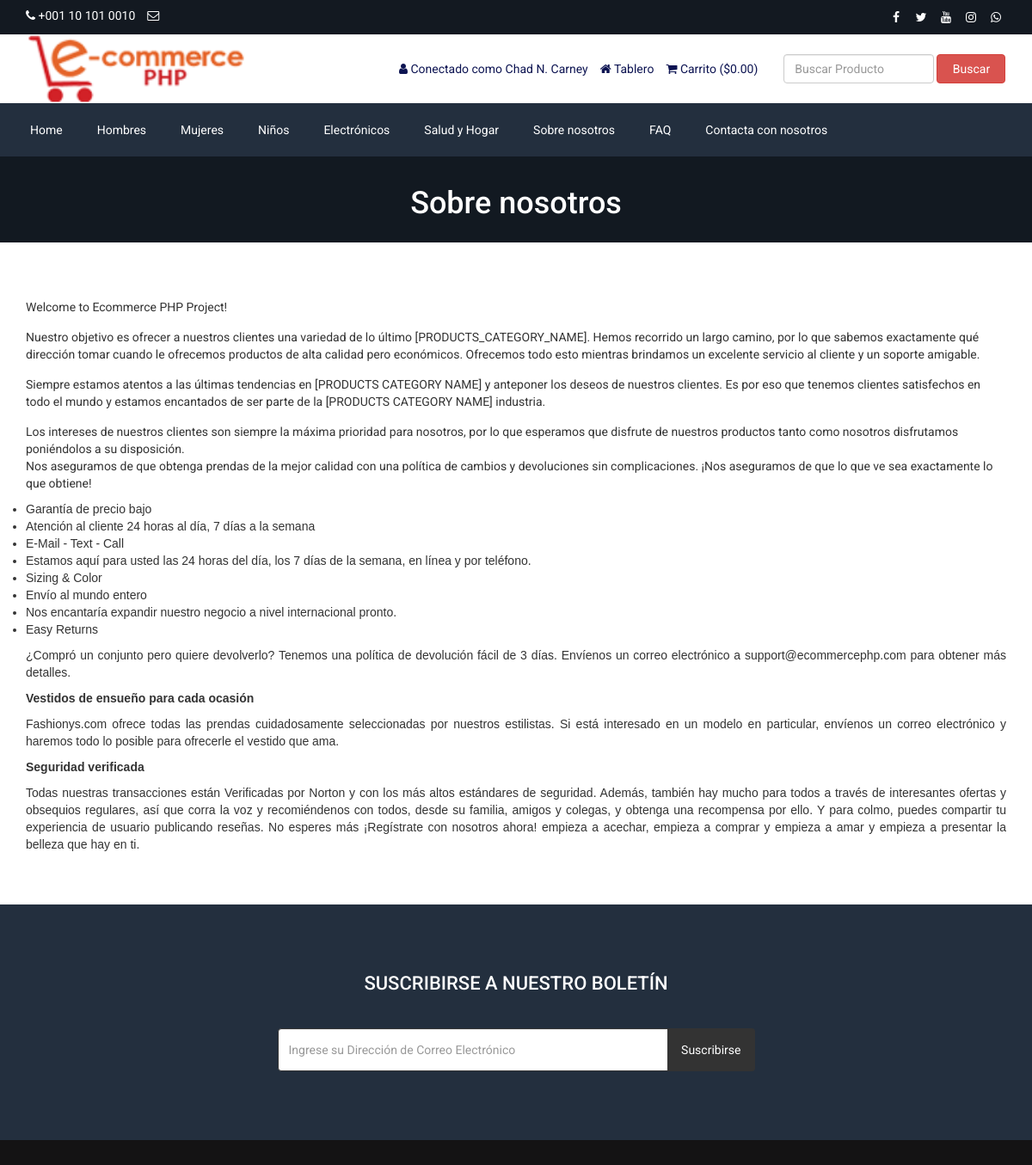
The app's page /about.php (signed in) with its own data.
### tables this page shows
CREATE TABLE `tbl_settings` (
  `id` int(11) NOT NULL,
  `logo` varchar(255) NOT NULL,
  `favicon` varchar(255) NOT NULL,
  `footer_about` text NOT NULL,
  `footer_copyright` text NOT NULL,
  `contact_address` text NOT NULL,
  `contact_email` varchar(255) NOT NULL,
  `contact_phone` varchar(255) NOT NULL,
  `contact_fax` varchar(255) NOT NULL,
  `contact_map_iframe` text NOT NULL,
  `receive_email` varchar(255) NOT NULL,
  `receive_email_subject` varchar(255) NOT NULL,
  `receive_email_thank_you_message` text NOT NULL,
  `forget_password_message` text NOT NULL,
  `total_recent_post_footer` int(10) NOT NULL,
  `total_popular_post_footer` int(10) NOT NULL,
  `total_recent_post_sidebar` int(11) NOT NULL,
  `total_popular_post_sidebar` int(11) NOT NULL,
  `total_featured_product_home` int(11) NOT NULL,
  `total_latest_product_home` int(11) NOT NULL,
  `total_popular_product_home` int(11) NOT NULL,
  `meta_title_home` text NOT NULL,
  `meta_keyword_home` text NOT NULL,
  `meta_description_home` text NOT NULL,
  `banner_login` text NOT NULL,
  `banner_registration` text NOT NULL,
  `banner_forget_password` text NOT NULL,
  `banner_reset_password` text NOT NULL,
  `banner_search` text NOT NULL,
  `banner_cart` text NOT NULL,
  `banner_checkout` text NOT NULL,
  `banner_product_category` text NOT NULL,
  `banner_blog` text NOT NULL,
  `cta_title` varchar(255) NOT NULL,
  `cta_content` text NOT NULL,
  `cta_read_more_text` varchar(255) NOT NULL,
  `cta_read_more_url` varchar(255) NOT NULL,
  `cta_photo` varchar(255) NOT NULL,
  `featured_product_title` varchar(255) NOT NULL,
  `featured_product_subtitle` varchar(255) NOT NULL,
  `latest_product_title` varchar(255) NOT NULL,
  `latest_product_subtitle` varchar(255) NOT NULL,
  `popular_product_title` varchar(255) NOT NULL,
  `popular_product_subtitle` varchar(255) NOT NULL,
  `testimonial_title` varchar(255) NOT NULL,
  `testimonial_subtitle` varchar(255) NOT NULL,
  `testimonial_photo` varchar(255) NOT NULL,
  `blog_title` varchar(255) NOT NULL,
  `blog_subtitle` varchar(255) NOT NULL,
  `newsletter_text` text NOT NULL,
  `paypal_email` varchar(255) NOT NULL,
  `stripe_public_key` varchar(255) NOT NULL,
  `stripe_secret_key` varchar(255) NOT NULL,
  `bank_detail` text NOT NULL,
  `before_head` text NOT NULL,
  `after_body` text NOT NULL,
  `before_body` text NOT NULL,
  `home_service_on_off` int(11) NOT NULL,
  `home_welcome_on_off` int(11) NOT NULL,
  `home_featured_product_on_off` int(11) NOT NULL,
  `home_latest_product_on_off` int(11) NOT NULL,
  `home_popular_product_on_off` int(11) NOT NULL,
  `home_testimonial_on_off` int(11) NOT NULL,
  `home_blog_on_off` int(11) NOT NULL,
  `newsletter_on_off` int(11) NOT NULL,
  `ads_above_welcome_on_off` int(1) NOT NULL,
  `ads_above_featured_product_on_off` int(1) NOT NULL,
  `ads_above_latest_product_on_off` int(1) NOT NULL,
  `ads_above_popular_product_on_off` int(1) NOT NULL,
  `ads_above_testimonial_on_off` int(1) NOT NULL,
  `ads_category_sidebar_on_off` int(1) NOT NULL
);

CREATE TABLE `tbl_social` (
  `social_id` int(11) NOT NULL,
  `social_name` varchar(30) NOT NULL,
  `social_url` varchar(255) NOT NULL,
  `social_icon` varchar(30) NOT NULL
);

CREATE TABLE `tbl_top_category` (
  `tcat_id` int(11) NOT NULL,
  `tcat_name` varchar(255) NOT NULL,
  `show_on_menu` int(1) NOT NULL
);

CREATE TABLE `tbl_page` (
  `id` int(11) NOT NULL,
  `about_title` varchar(255) NOT NULL,
  `about_content` text NOT NULL,
  `about_banner` varchar(255) NOT NULL,
  `about_meta_title` varchar(255) NOT NULL,
  `about_meta_keyword` text NOT NULL,
  `about_meta_description` text NOT NULL,
  `faq_title` varchar(255) NOT NULL,
  `faq_banner` varchar(255) NOT NULL,
  `faq_meta_title` varchar(255) NOT NULL,
  `faq_meta_keyword` text NOT NULL,
  `faq_meta_description` text NOT NULL,
  `blog_title` varchar(255) NOT NULL,
  `blog_banner` varchar(255) NOT NULL,
  `blog_meta_title` varchar(255) NOT NULL,
  `blog_meta_keyword` text NOT NULL,
  `blog_meta_description` text NOT NULL,
  `contact_title` varchar(255) NOT NULL,
  `contact_banner` varchar(255) NOT NULL,
  `contact_meta_title` varchar(255) NOT NULL,
  `contact_meta_keyword` text NOT NULL,
  `contact_meta_description` text NOT NULL,
  `pgallery_title` varchar(255) NOT NULL,
  `pgallery_banner` varchar(255) NOT NULL,
  `pgallery_meta_title` varchar(255) NOT NULL,
  `pgallery_meta_keyword` text NOT NULL,
  `pgallery_meta_description` text NOT NULL,
  `vgallery_title` varchar(255) NOT NULL,
  `vgallery_banner` varchar(255) NOT NULL,
  `vgallery_meta_title` varchar(255) NOT NULL,
  `vgallery_meta_keyword` text NOT NULL,
  `vgallery_meta_description` text NOT NULL
);

### about.php (the view)
<?php require_once('header.php'); ?>
<?php
$statement = $pdo->prepare("SELECT * FROM tbl_page WHERE id=1");
$statement->execute();
$result = $statement->fetchAll(PDO::FETCH_ASSOC);
foreach ($result as $row) {
   $about_title = $row['about_title'];
    $about_content = $row['about_content'];
    $about_banner = $row['about_banner'];
}
?>
<div class="page-banner" style="background-image: url(assets/uploads/<?php echo $about_banner; ?>);">
    <div class="inner">
        <h1><?php echo $about_title; ?></h1>
    </div>
</div>
<div class="page">
    <div class="container">
        <div class="row">
            <div class="col-md-12">
                <p>
                    <?php echo $about_content; ?>
                </p>
            </div>
        </div>
    </div>
</div>
<?php require_once('footer.php'); ?>

### header.php (shortened to what this page needs)
<?php
include("admin/inc/config.php");
$statement = $pdo->prepare("SELECT * FROM tbl_settings WHERE id=1");
$statement->execute();
$result = $statement->fetchAll(PDO::FETCH_ASSOC);
foreach ($result as $row)
{
	$logo = $row['logo'];
	$contact_email = $row['contact_email'];
	$contact_phone = $row['contact_phone'];
}
?>
<!DOCTYPE html>
<html lang="en">
<head>
	<link rel="stylesheet" href="assets/css/bootstrap.min.css">
	<link rel="stylesheet" href="assets/css/font-awesome.min.css">
	<link rel="stylesheet" href="assets/css/owl.carousel.min.css">
	<link rel="stylesheet" href="assets/css/owl.theme.default.min.css">
	<link rel="stylesheet" href="assets/css/jquery.bxslider.min.css">
    <link rel="stylesheet" href="assets/css/magnific-popup.css">
    <link rel="stylesheet" href="assets/css/rating.css">
	<link rel="stylesheet" href="assets/css/spacing.css">
	<link rel="stylesheet" href="assets/css/bootstrap-touch-slider.css">
	<link rel="stylesheet" href="assets/css/animate.min.css">
	<link rel="stylesheet" href="assets/css/tree-menu.css">
	<link rel="stylesheet" href="assets/css/select2.min.css">
	<link rel="stylesheet" href="assets/css/main.css">
	<link rel="stylesheet" href="assets/css/responsive.css">
	<?php
	$statement = $pdo->prepare("SELECT * FROM tbl_page WHERE id=1");
	$statement->execute();
	$result = $statement->fetchAll(PDO::FETCH_ASSOC);
		?>
</head>
<body>
<div class="top">
	<div class="container">
		<div class="row">
			<div class="col-md-6 col-sm-6 col-xs-12">
				<div class="left">
					<ul>
						<li><i class="fa fa-phone"></i> <?php echo $contact_phone; ?></li>
						<li><i class="fa fa-envelope-o"></i> <?php echo $contact_email; ?></li>
					</ul>
				</div>
			</div>
			<div class="col-md-6 col-sm-6 col-xs-12">
				<div class="right">
					<ul>
						<?php
						$statement = $pdo->prepare("SELECT * FROM tbl_social");
						$statement->execute();
						$result = $statement->fetchAll(PDO::FETCH_ASSOC);
						foreach ($result as $row) {
							?>
							<?php if($row['social_url'] != ''): ?>
							<li><a href="<?php echo $row['social_url']; ?>"><i class="<?php echo $row['social_icon']; ?>"></i></a></li>
							<?php endif; ?>
							<?php
						}
						?>
					</ul>
				</div>
			</div>
		</div>
	</div>
</div>
<div class="header">
	<div class="container">
		<div class="row inner">
			<div class="col-md-4 logo">
				<a href="index.php"><img src="assets/uploads/<?php echo $logo; ?>" alt="logo image"></a>
			</div>
			<div class="col-md-5 right">
				<ul>
					<?php
					if(isset($_SESSION['customer'])) {
						?>
						<li><i class="fa fa-user"></i> <?php echo LANG_VALUE_13; ?> <?php echo $_SESSION['customer']['cust_name']; ?></li>
						<li><a href="dashboard.php"><i class="fa fa-home"></i> <?php echo LANG_VALUE_89; ?></a></li>
						<?php
					} else {
						?>
						<li><a href="login.php"><i class="fa fa-sign-in"></i> <?php echo LANG_VALUE_9; ?></a></li>
						<li><a href="registration.php"><i class="fa fa-user-plus"></i> <?php echo LANG_VALUE_15; ?></a></li>
						<?php
					}
					?>
					<li><a href="cart.php"><i class="fa fa-shopping-cart"></i> <?php echo LANG_VALUE_18; ?> (<?php echo LANG_VALUE_1; ?><?php
					if(isset($_SESSION['cart_p_id'])) {
						$table_total_price = 0;
						$i=0;
	                    foreach($_SESSION['cart_p_qty'] as $key => $value)
	                    {
	                        $i++;
	                        $arr_cart_p_qty[$i] = $value;
	                    }                    $i=0;
	                    foreach($_SESSION['cart_p_current_price'] as $key => $value)
	                    {
	                        $i++;
	                        $arr_cart_p_current_price[$i] = $value;
	                    }
	                    for($i=1;$i<=count($arr_cart_p_qty);$i++) {
	                    	$row_total_price = $arr_cart_p_current_price[$i]*$arr_cart_p_qty[$i];
	                        $table_total_price = $table_total_price + $row_total_price;
	                    }
						echo $table_total_price;
					} else {
						echo '0.00';
					}
					?>)</a></li>
				</ul>
			</div>
			<div class="col-md-3 search-area">
				<form class="navbar-form navbar-left" role="search" action="search-result.php" method="get">
					<div class="form-group">
						<input type="text" class="form-control search-top" placeholder="<?php echo LANG_VALUE_2; ?>" name="search_text">
					</div>
					<button type="submit" class="btn btn-danger"><?php echo LANG_VALUE_3; ?></button>
				</form>
			</div>
		</div>
	</div>
</div>
<div class="nav">
	<div class="container">
		<div class="row">
			<div class="col-md-12 pl_0 pr_0">
				<div class="menu-container">
					<div class="menu">
						<ul>
							<li><a href="index.php">Home</a></li>
							<?php
							$statement = $pdo->prepare("SELECT * FROM tbl_top_category WHERE show_on_menu=1");
							$statement->execute();
							$result = $statement->fetchAll(PDO::FETCH_ASSOC);
							foreach ($result as $row) {
								?>
								<li><a href="product-category.php?id=<?php echo $row['tcat_id']; ?>&type=top-category"><?php echo $row['tcat_name']; ?></a>
								</li>
								<?php
							}
							?>
							<?php
							$statement = $pdo->prepare("SELECT * FROM tbl_page WHERE id=1");
							$statement->execute();
							$result = $statement->fetchAll(PDO::FETCH_ASSOC);
							foreach ($result as $row) {
								$about_title = $row['about_title'];
								$faq_title = $row['faq_title'];
								$contact_title = $row['contact_title'];
							}
							?>
							<li><a href="about.php"><?php echo $about_title; ?></a></li>
							<li><a href="faq.php"><?php echo $faq_title; ?></a></li>
							<li><a href="contact.php"><?php echo $contact_title; ?></a></li>
						</ul>
					</div>
				</div>
			</div>
		</div>
	</div>
</div>

### assets/css/main.css (style rules this page uses)
* { margin: 0; padding: 0; }
body { font-family: "Roboto", sans-serif; font-size: 14px; }
h1, h2, h3, h4, h5, h6 { font-family: "Roboto", sans-serif; }
a { text-decoration: none; }
.top { width: 100%; height: 40px; background: #131921; }
.top .left { float: left; }
.top .left ul { padding-top: 8px; }
.top .left ul li { list-style-type: none; float: left; margin-right: 14px; color: white; }
.top .left ul li i { color: white; }
.top .right { float: right; }
.top .right ul { padding-top: 8px; }
.top .right ul li { list-style-type: none; float: left; margin-left: 5px; }
.top .right ul li a { color: white; width: 24px; height: 24px; line-height: 24px; text-align: center; border-radius: 50%; display: block; transition: all 0.4s ease; }
.header { width: 100%; height: auto; background: #fff; }
.header .inner { height: auto; display: table; }
.header .logo { float: none; display: table-cell; vertical-align: middle; }
.header .logo img { max-width: 100%; height: 80px; }
.header .navbar-form .form-control { width: 300px; }
.header .search-area { float: none; display: table-cell; vertical-align: middle; }
.header .search-area .form-group { width: calc(100% - 84px); }
.header .search-area button { width: 80px; }
.header .search-area form { width: 100%; }
.header .right { float: none; display: table-cell; vertical-align: middle; padding-right: 0; }
.header .right ul { float: right; margin-bottom: 0; }
.header .right ul li { list-style-type: none; float: left; margin-left: 14px; color: #0d1452; }
.header .right ul li a { color: #0d1452; }
.header .navbar-form .search-top { width: 100%; }
.nav { background: #232f3e; }
.menu-container { width: 100%; margin: 0 auto; background: #232f3e; }
.menu-dropdown-icon:before { content: "\f067"; font-family: "FontAwesome"; display: none; cursor: pointer; float: right; padding: 1.5em 2em; background: #fff; color: #333; }
.menu > ul { margin: 0 auto; width: 100%; list-style: none; padding: 0; position: relative; box-sizing: border-box; }
.menu > ul:before, .menu > ul:after { content: ""; display: table; }
.menu > ul:after { clear: both; }
.menu > ul > li { float: left; padding: 0; margin: 0; }
.menu > ul > li a { text-decoration: none; padding: 1.5em 20px; display: block; color: #fff; }
.page-banner { width: 100%; height: auto; background-repeat: no-repeat; background-position: center center; -webkit-background-size: cover; background-size: cover; position: relative; padding-top: 15px; padding-bottom: 15px; overflow: hidden; }
.page-banner h1 { color: #fff; text-align: center; z-index: 999; position: relative; }
.page { width: 100%; height: auto; padding-top: 50px; padding-bottom: 50px; }

### assets/css/responsive.css (style rules this page uses)
@media only screen and (min-width: 992px) { .header .inner { width: 100%; } }
@media only screen and (min-width: 992px) { .header .search-area { padding-right: 0; } }
@media only screen and (min-width: 992px) { .header .search-area form { padding-right: 0; } }
@media only screen and (min-width: 992px) { .header .container { padding-right: 0; } }

### records on screen
tbl_settings: contact_phone "+001 10 101 0010", logo (picture)
tbl_top_category: tcat_name "Hombres"
tbl_top_category: tcat_name "Mujeres"
tbl_top_category: tcat_name "Niños"
tbl_top_category: tcat_name "Electrónicos"
tbl_top_category: tcat_name "Salud y Hogar"
tbl_page: about_title "Sobre nosotros", faq_title "FAQ", contact_title "Contacta con nosotros", about_banner (picture), about_content "Welcome to Ecommerce PHP Project! Nuestro objetivo es ofrecer a nuestros clientes una variedad de lo último [PRODUCTS_CATEGORY_NAME]. Hemos recorrido un largo camino, por lo que sabemos exactamente qué dirección tomar cuando le ofrecemos productos de alta calidad pero económicos. Ofrecemos todo esto mientras brindamos un excelente servicio al cliente y un soporte amigable. Siempre estamos atentos a las últimas tendencias en [PRODUCTS CATEGORY NAME] y anteponer los deseos de nuestros clientes. Es por eso que tenemos clientes satisfechos en todo el mundo y estamos encantados de ser parte de la [PRODUCTS CATEGORY NAME] industria. Los intereses de nuestros clientes son siempre la máxima…"

### other values on screen
LANG_VALUE_13 "Conectado como"
$_SESSION['customer']['cust_name'] "Chad N. Carney"
LANG_VALUE_89 "Tablero"
LANG_VALUE_18 "Carrito"
LANG_VALUE_1 "$"
LANG_VALUE_3 "Buscar"
LANG_VALUE_93 "SUSCRIBIRSE A NUESTRO BOLETÍN"
LANG_VALUE_92 "Suscribirse"
